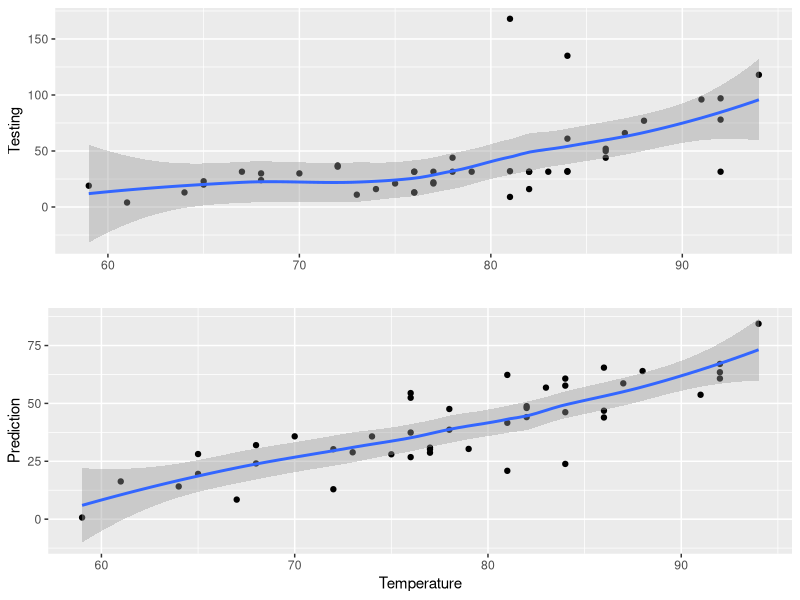

Source code (R):
## ---- chunk 1
knitr::opts_chunk$set(echo = FALSE)
## ---- chunk 2
head(airquality)
## ---- chunk 3
require(ggplot2);require(gridExtra);require(caret);
data('airquality')

airquality <- predict(preProcess(airquality, 'medianImpute'), airquality)
inTrain <- createDataPartition(y = airquality$Ozone, p = 0.7, list = FALSE)
training <- airquality[inTrain,]
testing <- airquality[-inTrain,]
        
modelControl <- trainControl(method = 'cv', number = 3)
modelLinear <- train(Ozone ~ ., data = training, method = 'lm', trControl = modelControl)
prediction <- predict(modelLinear, newdata = testing)
pl1 <- qplot(testing$Temp, testing$Ozone) + geom_smooth() + xlab('') + ylab('Testing')
pl2 <- qplot(testing$Temp, prediction) + geom_smooth() + xlab('Temperature') + ylab('Prediction')
grid.arrange(pl1, pl2, ncol = 1, nrow = 2)
